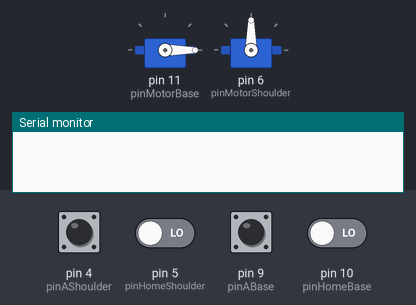
The sketch below on a simulated Arduino Uno, built with avr-gcc and run on an emulated ATmega328P. On the bench: 2 × servo, the last lines printed to the serial monitor. The test bench sets the inputs (shaded band); at power-on: pin 4 (pinAShoulder), pin 9 (pinABase) HIGH, pin 5 (pinHomeShoulder), pin 10 (pinHomeBase) LOW.

Above: at 0.8 s.
0.9 s: pin 10 (pinHomeBase) driven HIGH
At 1.8 s:
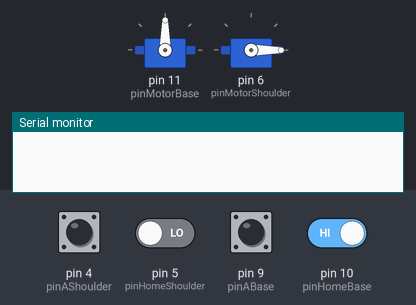
2.6 s: pin 5 (pinHomeShoulder) driven HIGH
At 3.2 s:
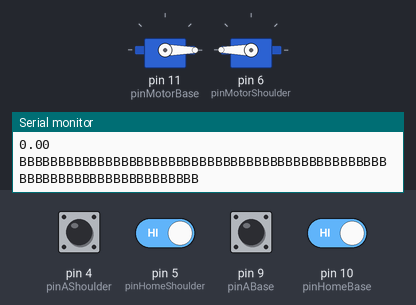
At 5.1 s:
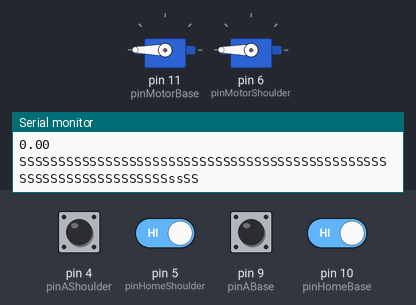
Timing chart, 0 to 18.6 s (numbered marks = the images above; inputs shaded):
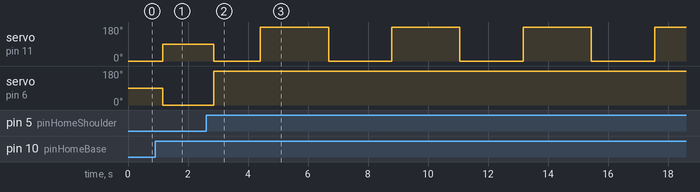

Measured:
- after the input at 0.9 s, servo on pin 11 (pinMotorBase): 0° → 90° after 0.26 s; servo on pin 6 (pinMotorShoulder): 90° → 0° after 0.26 s
- after the input at 2.6 s, servo on pin 11 (pinMotorBase): 90° → 0° after 0.26 s, then repeats every 4.4 s: 180° 2.3 s, 0° 2.1 s; servo on pin 6 (pinMotorShoulder): 0° → 180° after 0.26 s

The sketch:

BaseAndShoulder.ino
```cpp
#include <Servo.h>

/*
Motor Variables
*/
byte     pinMotorBase = 11;
byte pinMotorShoulder = 6;

Servo mBase, mShoulder;


/*
Encoder Variables
*/
volatile double     encBaseCount = 0;
volatile double encShoulderCount = 0;
byte                    pinABase = 9;
byte                    pinBBase = 8;
byte                pinAShoulder = 4;
byte                pinBShoulder = 3;

volatile int chAStateBase, chALastStateBase, chAStateShoulder, chALastStateShoulder;

/*
Home Switches
*/
byte                  pinHomeBase = 10;
byte              pinHomeShoulder = 5;

volatile int homeBaseSet, homeShoulderSet, homeBase, homeShoulder;

/*
PID Variables
*/

unsigned long currentTime, previousTime;
double elapsedTime;
double lastErrorBase, lastErrorShoulder;
double setPntBase, setPntShoulder;
double errorBase, errorShoulder, cumErrorBase, rateErrorBase, cumErrorShoulder, rateErrorShoulder;

/*
Utility Variables
*/
int baseRange[2] = {5, 180};
int shoulderRange[2] = {};
int motorDemo = 0;


void setup() { // put your setup code here, to run once:
  Serial.begin(9600);

  /*
  Base SetUp
  */
  pinMode(   pinBBase, INPUT);
  pinMode(   pinABase, INPUT);
  pinMode(pinHomeBase, INPUT);
  mBase.attach(pinMotorBase, 1000, 2000);

  chALastStateBase = digitalRead(pinABase);

  /*
  Shoulder SetUp
  */
  pinMode(   pinBShoulder, INPUT);
  pinMode(   pinAShoulder, INPUT);
  pinMode(pinHomeShoulder, INPUT);
  mShoulder.attach(pinMotorShoulder, 1000, 2000);

  chALastStateShoulder = digitalRead(pinAShoulder);

  /*
  PID SetUp
  */
  setPntBase = 30;
  setPntShoulder = 30;
  get_home_base();
  get_home_shoulder();
}

void loop() {
  if(motorDemo){
    int power;  // Demo obtenido de Pagina de SaberTooth
    for (power = 0; power <= 90; power ++){
      delay(20);
      mBase.write(power);
      mShoulder.write(power);
    }
    // Now go back the way we came.
    for (power = 90; power >= 0; power --){
      mBase.write(power);
      mShoulder.write(power);
      delay(20);
    }
  }
  for(int axis=1; axis <= 2; axis++){
    scorbot_update(axis);
    }
  Serial.println("BBBBBBBBBBBBBBBBBBBBBBBBBBBBBBBBBBBBBBBBBBBBBBBBBBBBBBBBBBBBBBBBBBBBBB");
  Serial.println(encBaseCount);
  Serial.println("SSSSSSSSSSSSSSSSSSSSSSSSSSSSSSSSSSSSSSSSSSSSSSSSSSSSSSSSSSSSSSSSSSssSS");
  Serial.println(encShoulderCount);
}


void enc_base(){
  chAStateBase = digitalRead(pinABase);
  if(chAStateBase != chALastStateBase){
    if(digitalRead(pinBBase) != chAStateBase) encBaseCount++;
    else encBaseCount--;
  }
  chALastStateBase = chAStateBase;
}

void home_base(){
  homeBase = (digitalRead(pinHomeBase) == HIGH)? 1 : 0;
}

void get_home_base(){
  home_base();
  int counter = 0;
  while(!homeBase && counter < 2000000){
    mBase.write(0);
    delay(10);
    home_base();
    counter++;
  }
  counter = 0;
  while(!homeBase && counter < 2000000){
    mBase.write(180);
    delay(10);
    home_base();
    counter++;
  }
  delay(250);
  mBase.write(90);
  encBaseCount = 0;
}


void enc_shoulder(){
  chAStateShoulder = digitalRead(pinAShoulder);
  if(chAStateShoulder != chALastStateShoulder){
    if(digitalRead(pinBShoulder) != chAStateShoulder) encShoulderCount++;
    else encShoulderCount--;
  }
  chALastStateShoulder = chAStateShoulder;
  }

void home_shoulder(){
  homeShoulder = (digitalRead(pinHomeShoulder) == HIGH)? 1 : 0;
}

void scorbot_update(int arm){
  switch(arm){
    case 1:
      home_base();
      enc_base();
      mBase.write(scorbot_pid(1));
      break;
    case 2:
      home_shoulder();
      enc_shoulder();
      mShoulder.write(scorbot_pid(2));
      break;
    default:
      break;
  }
}

void get_home_shoulder(){
  home_shoulder();
  int counter = 0;
  while(!homeShoulder && counter < 2000000){
    mShoulder.write(0);
    delay(10);
    home_shoulder();
    counter++;
  }
  counter = 0;
  while(!homeShoulder && counter < 2000000){
    mShoulder.write(180);
    delay(10);
    home_shoulder();
    counter++;
  }
  delay(250);
  mShoulder.write(90);
  encShoulderCount = 0;
}

int scorbot_pid(int arm){
  int out;
  currentTime = millis();
  elapsedTime = (double)(currentTime - previousTime);
  switch(arm){
    case 1:  // Para la base
      double kpBase = .2;  // TODO: Por definir
      double kiBase = .5;
      double kdBase = .1;

      errorBase = setPntBase - encBaseCount;                    // Proporcional
      cumErrorBase += errorBase * elapsedTime;                   // Integral
      rateErrorBase = (errorBase - lastErrorBase)/elapsedTime;  // Derivativo

      out = (int) (kpBase * errorBase + kiBase * cumErrorBase + kdBase * rateErrorBase);  // PID
      if(out > 90) out = 90;
      else if(out < -90) out = -90;
      lastErrorBase = errorBase;
      break;
    case 2:  // Para el hombro
      double kpShoulder = .2;  // TODO: Por definir
      double kiShoulder = .5;
      double kdShoulder = .1;

      errorShoulder = setPntShoulder - encShoulderCount;                    // Proporcional
      cumErrorShoulder += errorShoulder * elapsedTime;                   // Integral
      rateErrorShoulder = (errorShoulder - lastErrorShoulder)/elapsedTime;  // Derivativo

      out = (int) (kpShoulder * errorShoulder + kiShoulder * cumErrorShoulder + kdShoulder * rateErrorShoulder);  // PID
      if(out > 90) out = 90;
      else if(out < -90) out = -90;
      lastErrorShoulder = errorShoulder;
      break;
    case 3:  // Para el Codo
      break;
    case 4:  // Para la muñeca
      break;
    case 5:  // Para el Roll de la muñeca
      break;
    case 6:  // Para la pinza
      break;
    case 7:  // Para la Rampa
      break;
    default: // Para cualquier otro caso
      break;
    }
  previousTime = currentTime;
  return out + 90;
  }
```
